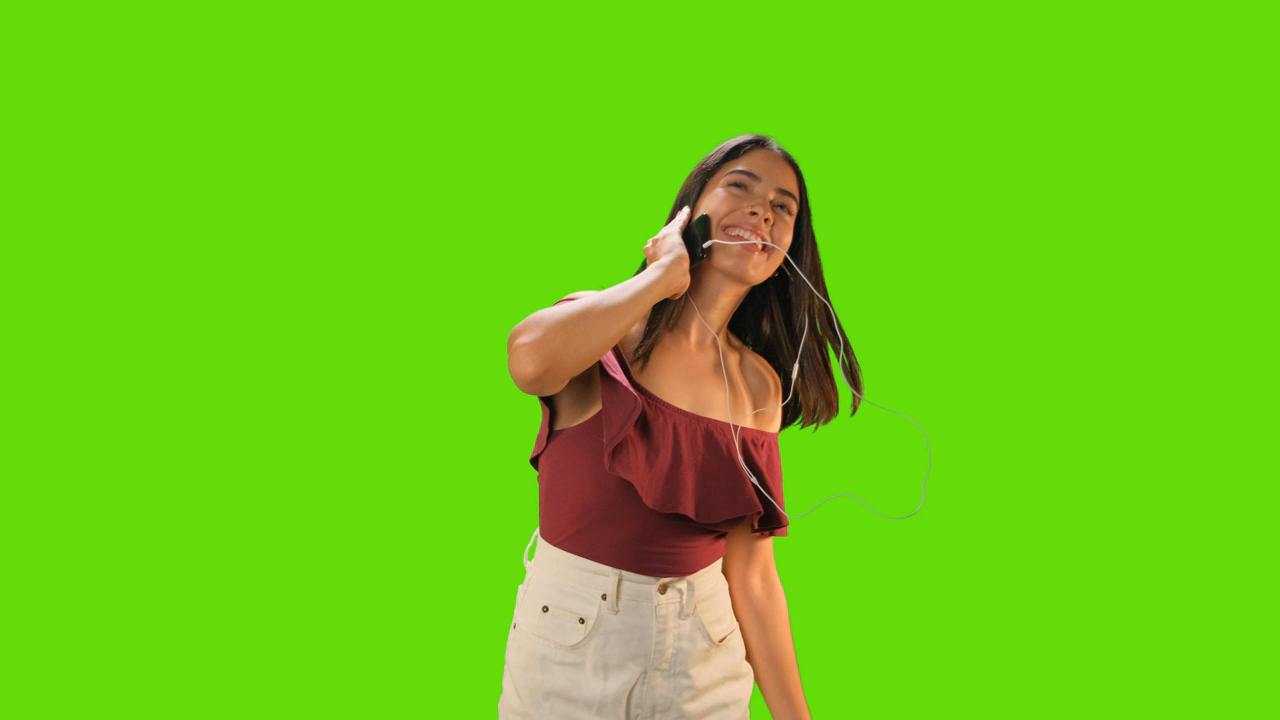
#> input picture images/p5/frames/f000.png, 1280 x 720 px
$ python starter.py
#> lines starting #> are read from the running program, lines starting #| are printed output that depends on the picture; after the words box and inside, x2 and y2 are one past the last pixel; in counts of white or black regions, pixels touching at a corner belong together
### code/p5_greenscreen/visualization.py
from pathlib import Path
import matplotlib.patches as patches
import matplotlib.pyplot as plt
import numpy as np
from PIL import Image
from starter import key_naive_rgb, to_ycbcr, estimate_key_colour, composite, key_soft, suppress_spill, sad, grad_error,ChromaLUT, mse_alpha
import time
import imageio

def run_5_1():
  root = Path(__file__).resolve().parents[2]
  frame_path = root / "images/p5/frames/f000.png"
  out_dir = root / "output/p5"
  out_dir.mkdir(parents=True, exist_ok=True)

  img = np.asarray(Image.open(frame_path).convert("RGB"))
#> img is the input picture: shape (720, 1280, 3); mean R, G, B 108.9, 202.4, 19.7
  H, W, _ = img.shape

  alpha_rgb = key_naive_rgb(img, thresh=60)
#> in key_naive_rgb, `alpha = np.where(excess > thresh, 0.0, 1.0)`:
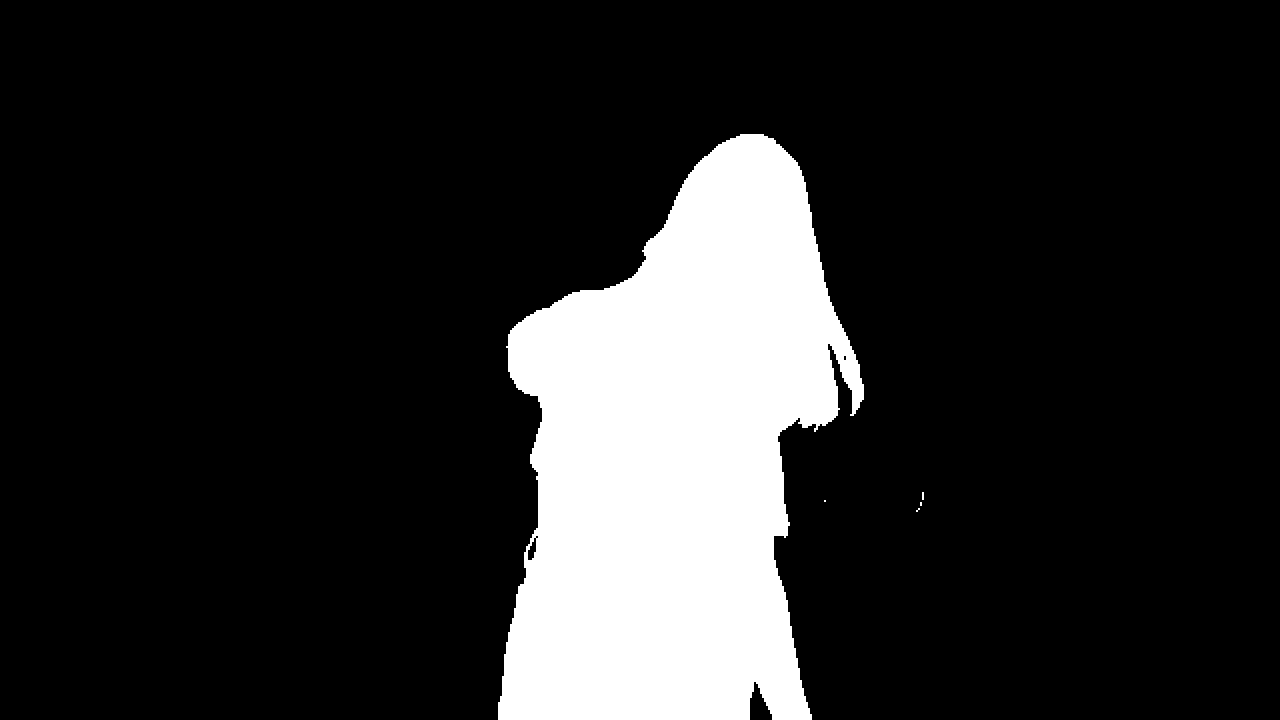
#> alpha: shape (720, 1280) float64; values 0 (black) and 1 (white), 15.5% white; 5 white regions (4 under 20 px), largest, box (x1, y1, x2, y2) and area: (498, 134, 864, 720) 142620

  ycbcr = to_ycbcr(img).astype(np.float64)

  key_cb, key_cr = estimate_key_colour(img)
#> in estimate_key_colour, `left_cb = ycbcr[:, :border, 1].ravel()`: left_cb = 17280 values from 42 to 42
#> in estimate_key_colour, `left_cr = ycbcr[:, :border, 2].ravel()`: left_cr = 17280 values from 86 to 86
#> in estimate_key_colour, `right_cb = ycbcr[:, -border:, 1].ravel()`: right_cb = 17280 values from 42 to 42
#> in estimate_key_colour, `right_cr = ycbcr[:, -border:, 2].ravel()`: right_cr = 17280 values from 86 to 86
#> in estimate_key_colour, `key_cb = float(np.median(cb_samples))`: key_cb = 42
#> in estimate_key_colour, `key_cr = float(np.median(cr_samples))`: key_cr = 86
#> key_cb = 42; key_cr = 86

  # Euclidean distance in (Cb, Cr)
  dist_chroma = np.hypot(ycbcr[..., 1] - key_cb, ycbcr[..., 2] - key_cr)

  alpha_chroma = np.where(dist_chroma < 50.0, 0.0, 1.0).astype(np.float64)
#> alpha_chroma: shape (720, 1280) float64; values 0 (black) and 1 (white), 15.4% white; 5 white regions (4 under 20 px), largest, box (x1, y1, x2, y2) and area: (498, 134, 864, 720) 142003

  # We look for pixels where Chroma says BACKING (0.0) but RGB says FOREGROUND (1.0)
  disagreements = (alpha_rgb == 1.0) & (alpha_chroma == 0.0)
#> disagreements: shape (720, 1280) bool; 0.07% white in thin lines or dots, all inside (x1, y1, x2, y2) = (502, 134, 864, 720)
  fail_ys, fail_xs = np.where(disagreements)
#> fail_ys = 618 values from 134 to 719; fail_xs = 618 values, max 863 at index 194, min 502 at index 554, mean 709.6

  lum_failures = ycbcr[fail_ys, fail_xs, 0]
#> lum_failures = 618 values, max 220 at index 98, min 73 at index 273, mean 145.4
  idx = np.argmin(lum_failures)
#> idx = 273
  py, px = fail_ys[idx], fail_xs[idx]
#> py = 419; px = 801


  r_val, g_val, b_val = img[py, px]
#> r_val = 44; g_val = 102; b_val = 0
  excess_val = int(g_val) - max(int(r_val), int(b_val))
#> excess_val = 58
  y_val, cb_val, cr_val = ycbcr[py, px]
#> y_val = 73; cb_val = 87; cr_val = 107

  print(f"FAILED PIXEL IDENTIFIED AT: Row (Y) = {py}, Col (X) = {px}")
#| FAILED PIXEL IDENTIFIED AT: Row (Y) = 419, Col (X) = 801

  print(f"Raw RGB Values       : R={r_val}, G={g_val}, B={b_val}")
#| Raw RGB Values       : R=44, G=102, B=0

  print(f"Green Excess Metric  : G - max(R, B) = {excess_val} (Threshold is 60)")
#| Green Excess Metric  : G - max(R, B) = 58 (Threshold is 60)
  print(f"RGB Key Verdict      : alpha = {alpha_rgb[py, px]} (MISTAKEN FOREGROUND)")
#| RGB Key Verdict      : alpha = 1.0 (MISTAKEN FOREGROUND)
  print(f"YCbCr Values         : Y={y_val:.1f}, Cb={cb_val:.1f}, Cr={cr_val:.1f}")
#| YCbCr Values         : Y=73.0, Cb=87.0, Cr=107.0
  print(f"Chroma Distance      : {dist_chroma[py, px]:.2f} (from Key Cb={key_cb:.1f}, Cr={key_cr:.1f})")
#| Chroma Distance      : 49.66 (from Key Cb=42.0, Cr=86.0)
  print(f"Chroma Key Verdict   : alpha = {alpha_chroma[py, px]} (CORRECT BACKING)")
#| Chroma Key Verdict   : alpha = 0.0 (CORRECT BACKING)


  fig, axes = plt.subplots(1, 4, figsize=(20, 5))

  axes[0].imshow(img)
  axes[0].set_title(f"Source", fontweight="bold")
  axes[0].axis("off")

  axes[1].imshow(alpha_rgb, cmap="gray", vmin=0, vmax=1)
  axes[1].set_title("Naive RGB Matte\n(Green Excess > 60)", fontweight="bold")
  axes[1].axis("off")

  axes[2].imshow(alpha_chroma, cmap="gray", vmin=0, vmax=1)
  axes[2].set_title("Chroma-Only Matte\n(YCbCr Distance)", fontweight="bold")
  axes[2].axis("off")

  axes[3].imshow(disagreements, cmap="magma")
  axes[3].set_title("RGB Failure Regions\n(False Foregrounds)", fontweight="bold")
  axes[3].axis("off")

  plt.tight_layout()
  save_path = out_dir / "p5_1_naive_failure.png"
  plt.savefig(save_path, dpi=300, bbox_inches="tight")
  plt.close()


def run_5_2():
  root = Path(__file__).resolve().parents[2]
  frame_path = root / "images/p5/frames/f000.png"
  out_dir = root / "output/p5"
  out_dir.mkdir(parents=True, exist_ok=True)

  img = np.asarray(Image.open(frame_path).convert("RGB"))
  H, W, _ = img.shape

  bg_path = root / "images/p5/bg.jpg"

  bg_full = np.asarray(Image.open(bg_path).convert("RGB"))
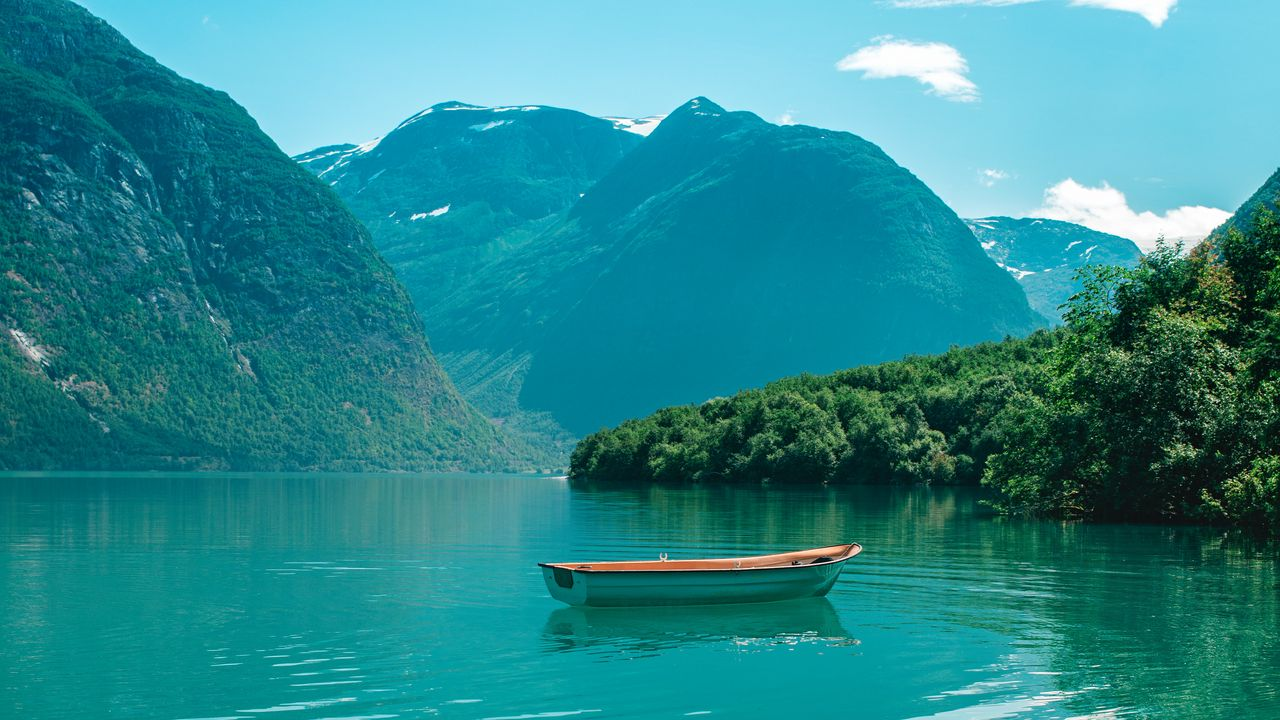
#> input picture images/p5/bg.jpg, 1280 x 720 px
#> bg_full is the input picture: shape (720, 1280, 3); mean R, G, B 41.8, 136.6, 142.4
  bg = bg_full[:H, :W]


  key_cbcr = estimate_key_colour(img, border=24)
#> key_cbcr = [42, 86]

  ycbcr = to_ycbcr(img).astype(np.float64)
  dist_chroma = np.hypot(ycbcr[..., 1] - key_cbcr[0], ycbcr[..., 2] - key_cbcr[1])

  all_dist = dist_chroma.ravel()

  # 3. Plot distribution of all pixels
  fig, ax = plt.subplots(figsize=(9, 4.5))
  bins = np.linspace(0, 120, 150)

  ax.hist(
      all_dist,
      bins=bins,
      color="steelblue",
      edgecolor="black",
      linewidth=0.5,
      label="All Pixels in Frame",
  )

  # Threshold indicators
  t_in = 15.0
  t_out = 80.0
  ax.axvline(
      t_in,
      color="black",
      linestyle="--",
      linewidth=1.8,
      label=f"$t_{{in}} = {t_in}$ (Backing end)",
  )
  ax.axvline(
      t_out,
      color="crimson",
      linestyle="--",
      linewidth=1.8,
      label=f"$t_{{out}} = {t_out}$ (Foreground start)",
  )

  # Log scale prevents the zero-distance backing peak from flattening the valley
  ax.set_yscale("log")
  ax.set_xlim(0, 120)
  ax.set_title("Chroma Distance Distribution across All Pixels", fontweight="bold")
  ax.set_xlabel("Euclidean Chroma Distance ($d$) from Key Color")
  ax.set_ylabel("Pixel Count (Log Scale)")
  ax.legend(loc="upper right")
  ax.grid(True, which="both", linestyle=":", alpha=0.5)

  plt.tight_layout()
  save_path = out_dir / "p5_2a_chroma_distributions.png"
  plt.savefig(save_path, dpi=300, bbox_inches="tight")
  plt.close()

  print("\nContinuous Alpha Matte")

  alpha_soft = key_soft(img, key_cbcr=key_cbcr, t_in=t_in, t_out=t_out)

  # Pixels strictly between 0.05 and 0.95 represent fractional transparency
  frac_mask = (alpha_soft > 0.05) & (alpha_soft < 0.95)
#> frac_mask: shape (720, 1280) bool; 0.5% white in thin lines or dots, all inside (x1, y1, x2, y2) = (498, 132, 932, 720)
  frac_percentage = 100.0 * np.mean(frac_mask)
#> frac_percentage = 0.496
  print(f"Fractional Alpha Pixels: {frac_percentage:.2f}% ")
#| Fractional Alpha Pixels: 0.50%

  comp_no_spill = composite(img, bg, alpha_soft, spill=False)

  print("\nSpill Suppression ")

  img_despilled = suppress_spill(img, alpha_soft, strength=1.0)
#> in suppress_spill, `rgb_clean = np.stack([r, g_clean, b], axis=-1)`:
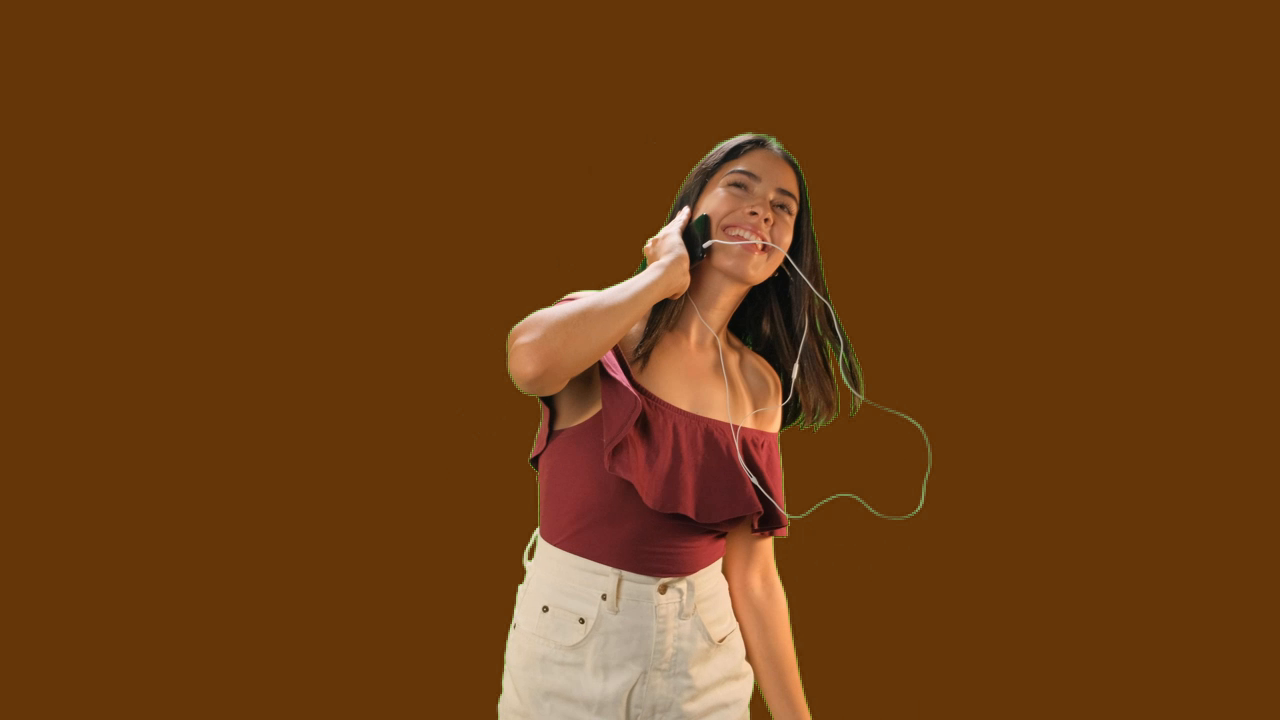
#> rgb_clean: shape (720, 1280, 3) float64; mean R, G, B 108.9, 62.6, 19.7
  comp_spill = composite(img, bg, alpha_soft, spill=True)

  def get_green_excess(rgb_arr, mask):
    rgb_f = rgb_arr.astype(np.float64)
    g_excess = np.maximum(0.0, rgb_f[..., 1] - 0.5 * (rgb_f[..., 0] + rgb_f[..., 2]))
    return float(np.mean(g_excess[mask]))

  excess_before = get_green_excess(img, frac_mask)
#> excess_before = 82.6
  excess_after = get_green_excess(img_despilled, frac_mask)
#> excess_after = 30.68
  print(f"Residual Green Excess on Fractional Pixels (Before): {excess_before:.2f}")
#| Residual Green Excess on Fractional Pixels (Before): 82.60
  print(f"Residual Green Excess on Fractional Pixels (After) : {excess_after:.2f}")
#| Residual Green Excess on Fractional Pixels (After) : 30.68
  print(f"Spill Suppression Reduction: {100.0 * (excess_before - excess_after) / max(excess_before, 1e-4):.1f}%")
#| Spill Suppression Reduction: 62.9%


  fig, axes = plt.subplots(2, 1, figsize=(12, 10))
  axes[0].imshow(comp_no_spill)
  axes[0].set_title("Composite WITHOUT De-spill", fontweight="bold")
  axes[0].axis("off")

  axes[1].imshow(comp_spill)
  axes[1].set_title(
      "Composite WITH Spill Suppression", fontweight="bold"
  )
  axes[1].axis("off")


  plt.tight_layout()
  plt.savefig(out_dir / "p5_2c_spill_comparison.png", dpi=300, bbox_inches="tight")
  plt.close()

  print("\n Matte Difference Metrics ")
  alpha_naive = key_naive_rgb(img, thresh=60)

  mad_val = float(np.mean(np.abs(alpha_soft - alpha_naive)))
#> mad_val = 0.00141
  sad_val = sad(alpha_soft, alpha_naive)
#> sad_val = 1.3

  g_err = grad_error(alpha_soft, alpha_naive)
#> g_err = 0.673

  print(f"Mean Absolute Difference (MAD) : {mad_val:.4f}")
#| Mean Absolute Difference (MAD) : 0.0014
  print(f"Starter Scaled SAD             : {sad_val:.2f}")
#| Starter Scaled SAD             : 1.30
  print(f"Gradient Field Error           : {g_err:.2f}")
#| Gradient Field Error           : 0.67

  fig, axes = plt.subplots(1, 3, figsize=(16, 5))
  axes[0].imshow(alpha_naive, cmap="gray", vmin=0, vmax=1)
  axes[0].set_title("Naive Binary Matte ", fontweight="bold")
  axes[0].axis("off")

  axes[1].imshow(alpha_soft, cmap="gray", vmin=0, vmax=1)
  axes[1].set_title("Continuous Soft Matte ", fontweight="bold")
  axes[1].axis("off")

  axes[2].imshow(np.abs(alpha_soft - alpha_naive), cmap="inferno")
  axes[2].set_title(
      f"Absolute Difference (|Soft - Naive|)\nMAD={mad_val:.3f}, GradError={g_err:.1f}",
      fontweight="bold",
  )
  axes[2].axis("off")

  plt.tight_layout()
  plt.savefig(
      out_dir / "p5_2d_matte_comparison.png", dpi=300, bbox_inches="tight"
  )
  plt.close()


def run_5_3():
  root = Path(__file__).resolve().parents[2]
  frames_dir = root / "images/p5/frames"
  out_dir = root / "output/p5"
  out_dir.mkdir(parents=True, exist_ok=True)

  frame_files = sorted(frames_dir.glob("f*.png"))[:48]
  num_frames = len(frame_files)
  if num_frames < 48:
    print(f"Warning: Found {num_frames} frames (expected 48).")

  f0 = np.asarray(Image.open(frame_files[0]).convert("RGB"))
  H, W, _ = f0.shape

  bg_path = root / "images/p5/bg.jpg"
  bg_full = np.asarray(Image.open(bg_path).convert("RGB"))
  H_bg, W_bg, _ = bg_full.shape

  if H_bg < H:
    bg_full = np.asarray(
        Image.fromarray(bg_full).resize(
            (int(W_bg * H / H_bg), H), Image.BILINEAR
        )
    )
    H_bg, W_bg, _ = bg_full.shape

  if W_bg < int(2.5 * W):
    # Resize width to 2.5x if original asset is not wide enough
    target_w = int(2.5 * W)
    bg_full = np.asarray(
        Image.fromarray(bg_full).resize((target_w, H), Image.BILINEAR)
    )
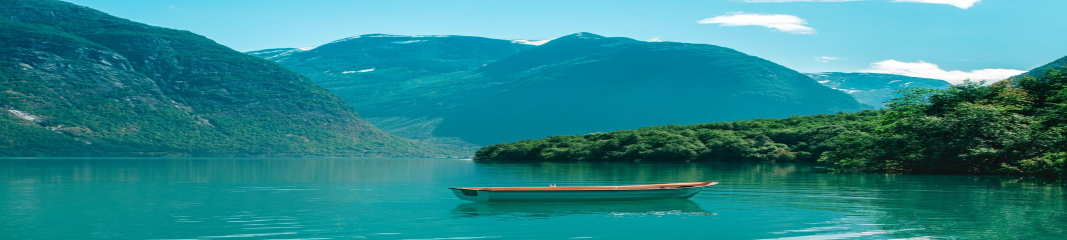
#> bg_full: shape (720, 3200, 3) (shown at 1/3 size); mean R, G, B 41.8, 136.6, 142.4
    W_bg = target_w

  max_shift_x = W_bg - W
  print(
      f"Background Plate: {W_bg}x{H_bg} (Span: {W_bg / W:.2f}x frame width,"
      f" Panning Shift: {max_shift_x}px)"
  )
#| Background Plate: 3200x720 (Span: 2.50x frame width, Panning Shift: 1920px)

  key_cbcr = estimate_key_colour(f0, border=24)
#> key_cbcr = [42, 86]
  t_in, t_out = 15.0, 80.0
  lut = ChromaLUT(key_cbcr=key_cbcr, t_in=t_in, t_out=t_out, bins=128)

  t_io = 0.0
  t_key = 0.0
  t_spill = 0.0
  t_comp = 0.0

  raw_frames, raw_alphas, bg_crops = [], [], []

  t_start_all = time.perf_counter()

  for i, f_path in enumerate(frame_files):
    # Time Disk I/O
    t0 = time.perf_counter()
    fg = np.asarray(Image.open(f_path).convert("RGB"))
    t_io += time.perf_counter() - t0

    # Panning window calculation across the background
    shift_x = int((i / max(1, num_frames - 1)) * max_shift_x)
    bg_crop = bg_full[:H, shift_x : shift_x + W]

    # Time Vectorized Keying (LUT)
    t0 = time.perf_counter()
    alpha = lut.alpha(fg)
#> in alpha, `cr_idx = np.clip( (cr.astype(np.float64) * scale).astype(np.intp), 0, ..`:
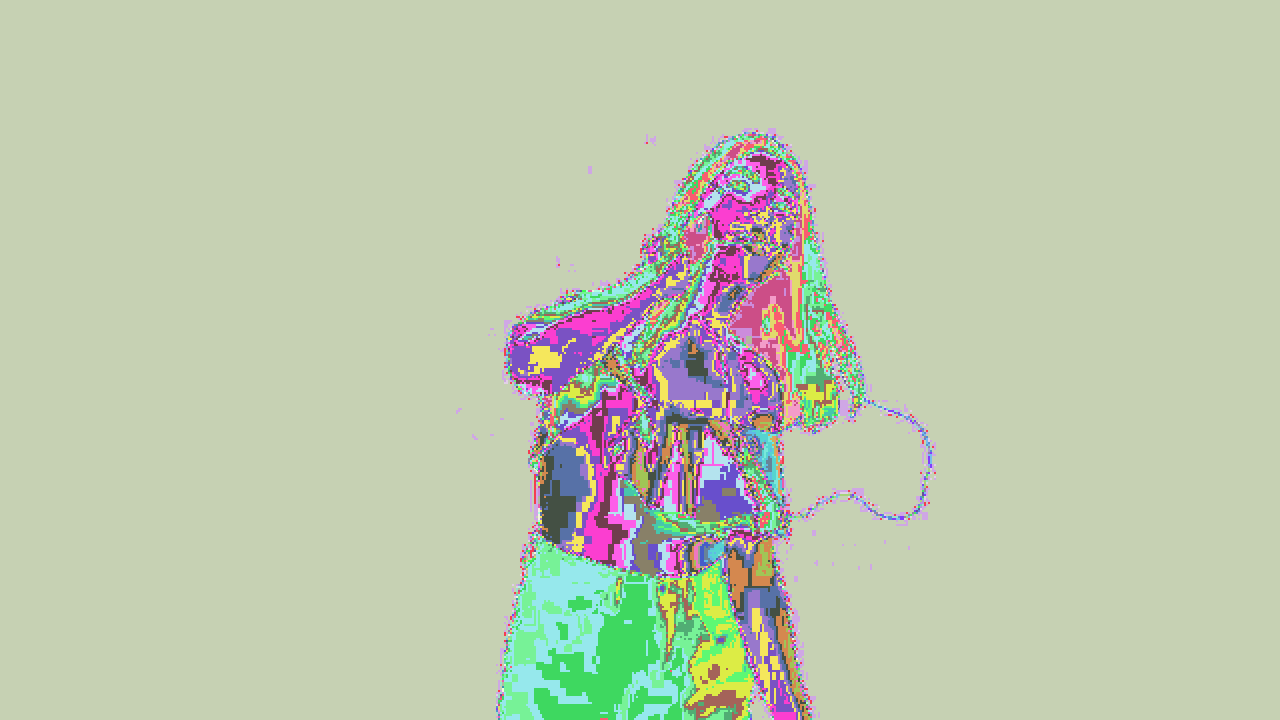
#> cr_idx: shape (720, 1280) int64; 59 distinct labels, from 40 to 98; one colour per label, 0 black
    t_key += time.perf_counter() - t0

    raw_frames.append(fg)
    raw_alphas.append(alpha)
    bg_crops.append(bg_crop)

  roi_static = (slice(440, 540), slice(590, 690))

  flicker_before = np.mean([
      np.mean(
          np.abs(raw_alphas[t][roi_static] - raw_alphas[t - 1][roi_static])
      )
      for t in range(1, num_frames)
  ])
#> flicker_before = nan

  beta = 0.70
  filtered_alphas = [raw_alphas[0].copy()]
  for t in range(1, num_frames):
    a_filtered = beta * raw_alphas[t] + (1.0 - beta) * filtered_alphas[-1]
    filtered_alphas.append(a_filtered)
#> after the loop, filtered_alphas = 1 item

  flicker_after = np.mean([
      np.mean(
          np.abs(
              filtered_alphas[t][roi_static]
              - filtered_alphas[t - 1][roi_static]
          )
      )
      for t in range(1, num_frames)
  ])
#> flicker_after = nan

  composited_frames = []
  for t in range(num_frames):
    fg = raw_frames[t]
    a = filtered_alphas[t]
    bg = bg_crops[t]

    # Time Spill Suppression
    t0 = time.perf_counter()
    fg_clean = suppress_spill(fg, a, strength=1.0)
    t_spill += time.perf_counter() - t0

    # Time Alpha Compositing
    t0 = time.perf_counter()
    comp = composite(fg_clean, bg, a, spill=False)
    t_comp += time.perf_counter() - t0

    composited_frames.append(comp)
#> after the loop, composited_frames = 1 item; t_comp = 0.141; t_spill = 0.252

  mp4_path = out_dir / "p5_composite.mp4"
  t0 = time.perf_counter()
  imageio.mimwrite(
      mp4_path, composited_frames, fps=24, codec="libx264", quality=8
  )
  t_encode = time.perf_counter() - t0

  total_elapsed = time.perf_counter() - t_start_all
  fps = num_frames / total_elapsed

  fig, axes = plt.subplots(1, 2, figsize=(14, 4.5))

  # Panel 1: Flicker across time in static region
  fl_per_frame_raw = [
      np.mean(
          np.abs(raw_alphas[t][roi_static] - raw_alphas[t - 1][roi_static])
      )
      for t in range(1, num_frames)
  ]
#> fl_per_frame_raw = []
  fl_per_frame_filt = [
      np.mean(
          np.abs(
              filtered_alphas[t][roi_static]
              - filtered_alphas[t - 1][roi_static]
          )
      )
      for t in range(1, num_frames)
  ]
#> fl_per_frame_filt = []

  axes[0].plot(
      range(1, num_frames),
      fl_per_frame_raw,
      label=f"Raw Alpha (mean={flicker_before:.4f})",
      color="crimson",
      alpha=0.7,
  )
  axes[0].plot(
      range(1, num_frames),
      fl_per_frame_filt,
      label=f"Filtered Alpha (mean={flicker_after:.4f})",
      color="forestgreen",
      linewidth=1.8,
  )
  axes[0].set_title(
      "Frame-to-Frame Flicker in Static ROI", fontweight="bold"
  )
  axes[0].set_xlabel("Frame Index")
  axes[0].set_ylabel("Mean ")
  axes[0].grid(True, linestyle=":", alpha=0.6)
  axes[0].legend()

  # Horizontal line profile across a moving edge (e.g. hair/ear, row 300)
  test_row = 300
  axes[1].plot(
#> (the run stopped early here; a loop or call above may not have finished)
